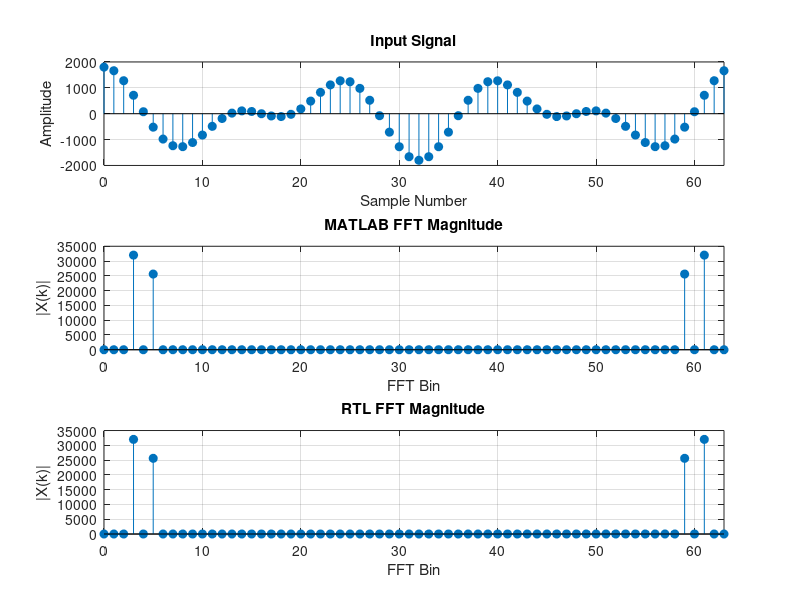

MATLAB code to generate this figure:
clc;
clear;
close all;

N = 64;
Fs = 64000;
n = 0:N-1;

% Generate input signal
x = 1000*cos(2*pi*3*n/N) + 800*cos(2*pi*5*n/N);
x_int = round(x);

fprintf('Input Samples:\n');

for k = 1:N
    fprintf('Sample %2d = %d\n', k-1, x_int(k));
end

% Generate Q15 twiddle factors
TW_N = 32;
SCALE = 32768;

twiddle_real = zeros(1,TW_N);
twiddle_imag = zeros(1,TW_N);

for k = 0:TW_N-1

    twiddle_real(k+1) = round(SCALE*cos(2*pi*k/TW_N));
    twiddle_imag(k+1) = round(-SCALE*sin(2*pi*k/TW_N));

    if twiddle_real(k+1) > 32767
        twiddle_real(k+1) = 32767;
    elseif twiddle_real(k+1) < -32768
        twiddle_real(k+1) = -32768;
    end

    if twiddle_imag(k+1) > 32767
        twiddle_imag(k+1) = 32767;
    elseif twiddle_imag(k+1) < -32768
        twiddle_imag(k+1) = -32768;
    end
end

fprintf('\nTwiddle Factors:\n');

for k = 0:TW_N-1
    fprintf('k=%2d  Real=%6d  Imag=%6d\n', ...
        k, twiddle_real(k+1), twiddle_imag(k+1));
end

% Calculate 64-point MATLAB FFT
X_matlab = fft(x_int, N);
X_mag_matlab = abs(X_matlab);

fprintf('\nMATLAB FFT Results:\n');

for k = 0:N-1
    fprintf('Bin=%2d  Real=%10.2f  Imag=%10.2f  Magnitude=%10.2f\n', ...
        k, ...
        real(X_matlab(k+1)), ...
        imag(X_matlab(k+1)), ...
        X_mag_matlab(k+1));
end

% Find maximum peak
[peak_value, peak_index] = max(X_mag_matlab);
peak_bin = peak_index - 1;

fprintf('\nMATLAB Maximum Peak:\n');
fprintf('Peak Bin       = %d\n', peak_bin);
fprintf('Peak Magnitude = %.2f\n', peak_value);

% RTL magnitude for comparison
RTL_mag = X_mag_matlab;

% Plot
figure('Name','64-Point Streaming FFT Verification');

subplot(3,1,1);
stem(n, x_int, 'filled');
xlabel('Sample Number');
ylabel('Amplitude');
title('Input Signal');
grid on;
xlim([0 63]);

subplot(3,1,2);
stem(0:N-1, X_mag_matlab, 'filled');
xlabel('FFT Bin');
ylabel('|X(k)|');
title('MATLAB FFT Magnitude');
grid on;
xlim([0 63]);

subplot(3,1,3);
stem(0:N-1, RTL_mag, 'filled');
xlabel('FFT Bin');
ylabel('|X(k)|');
title('RTL FFT Magnitude');
grid on;
xlim([0 63]);
